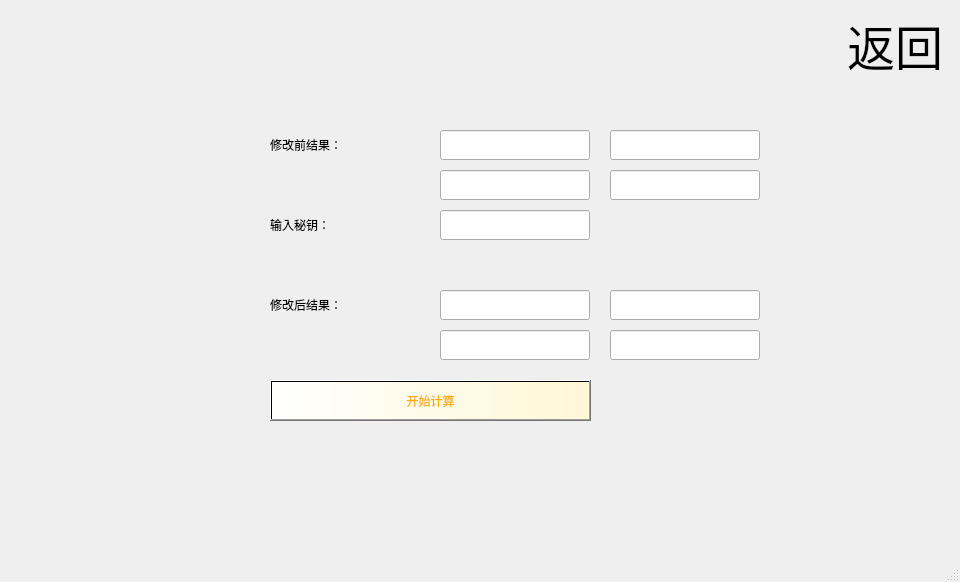
<?xml version="1.0" encoding="UTF-8"?>
<ui version="4.0">
 <class>figure_4</class>
 <widget class="QMainWindow" name="figure_4">
  <property name="geometry">
   <rect>
    <x>0</x>
    <y>0</y>
    <width>960</width>
    <height>582</height>
   </rect>
  </property>
  <property name="windowTitle">
   <string>MainWindow</string>
  </property>
  <widget class="QWidget" name="centralwidget">
   <widget class="QLineEdit" name="lineEdit_3">
    <property name="geometry">
     <rect>
      <x>440</x>
      <y>290</y>
      <width>150</width>
      <height>30</height>
     </rect>
    </property>
   </widget>
   <widget class="QLineEdit" name="lineEdit">
    <property name="geometry">
     <rect>
      <x>440</x>
      <y>130</y>
      <width>150</width>
      <height>30</height>
     </rect>
    </property>
   </widget>
   <widget class="QLineEdit" name="lineEdit_9">
    <property name="geometry">
     <rect>
      <x>610</x>
      <y>330</y>
      <width>150</width>
      <height>30</height>
     </rect>
    </property>
   </widget>
   <widget class="QLineEdit" name="lineEdit_5">
    <property name="geometry">
     <rect>
      <x>610</x>
      <y>290</y>
      <width>150</width>
      <height>30</height>
     </rect>
    </property>
   </widget>
   <widget class="QLineEdit" name="lineEdit_2">
    <property name="geometry">
     <rect>
      <x>440</x>
      <y>210</y>
      <width>150</width>
      <height>30</height>
     </rect>
    </property>
   </widget>
   <widget class="QLabel" name="label_3">
    <property name="geometry">
     <rect>
      <x>270</x>
      <y>270</y>
      <width>160</width>
      <height>70</height>
     </rect>
    </property>
    <property name="styleSheet">
     <string notr="true">font: 16pt &quot;黑体&quot;;</string>
    </property>
    <property name="text">
     <string>&lt;html&gt;&lt;head/&gt;&lt;body&gt;&lt;p&gt;修改后结果：&lt;/p&gt;&lt;/body&gt;&lt;/html&gt;</string>
    </property>
   </widget>
   <widget class="QLabel" name="label_2">
    <property name="geometry">
     <rect>
      <x>270</x>
      <y>190</y>
      <width>100</width>
      <height>70</height>
     </rect>
    </property>
    <property name="styleSheet">
     <string notr="true">font: 16pt &quot;黑体&quot;;</string>
    </property>
    <property name="text">
     <string>&lt;html&gt;&lt;head/&gt;&lt;body&gt;&lt;p&gt;输入秘钥：&lt;/p&gt;&lt;/body&gt;&lt;/html&gt;</string>
    </property>
   </widget>
   <widget class="QLabel" name="label">
    <property name="geometry">
     <rect>
      <x>270</x>
      <y>110</y>
      <width>160</width>
      <height>70</height>
     </rect>
    </property>
    <property name="styleSheet">
     <string notr="true">font: 16pt &quot;黑体&quot;;</string>
    </property>
    <property name="text">
     <string>&lt;html&gt;&lt;head/&gt;&lt;body&gt;&lt;p&gt;修改前结果：&lt;/p&gt;&lt;/body&gt;&lt;/html&gt;</string>
    </property>
   </widget>
   <widget class="QLineEdit" name="lineEdit_4">
    <property name="geometry">
     <rect>
      <x>610</x>
      <y>130</y>
      <width>150</width>
      <height>30</height>
     </rect>
    </property>
   </widget>
   <widget class="QLineEdit" name="lineEdit_6">
    <property name="geometry">
     <rect>
      <x>440</x>
      <y>170</y>
      <width>150</width>
      <height>30</height>
     </rect>
    </property>
   </widget>
   <widget class="QLabel" name="label_4">
    <property name="geometry">
     <rect>
      <x>0</x>
      <y>0</y>
      <width>960</width>
      <height>540</height>
     </rect>
    </property>
    <property name="styleSheet">
     <string notr="true">image: url(:/background2.png);</string>
    </property>
    <property name="text">
     <string/>
    </property>
   </widget>
   <widget class="QLineEdit" name="lineEdit_8">
    <property name="geometry">
     <rect>
      <x>440</x>
      <y>330</y>
      <width>150</width>
      <height>30</height>
     </rect>
    </property>
   </widget>
   <widget class="QPushButton" name="pushButton">
    <property name="geometry">
     <rect>
      <x>270</x>
      <y>380</y>
      <width>321</width>
      <height>41</height>
     </rect>
    </property>
    <property name="styleSheet">
     <string notr="true">font: 28pt &quot;黑体&quot;;
color: rgb(255, 170, 0);
background-color: qlineargradient(spread:pad, x1:0, y1:0, x2:1, y2:0, stop:0 rgba(255,255, 255,255), stop:1 rgb(255, 247, 213));
</string>
    </property>
    <property name="text">
     <string>开始计算</string>
    </property>
   </widget>
   <widget class="QLineEdit" name="lineEdit_7">
    <property name="geometry">
     <rect>
      <x>610</x>
      <y>170</y>
      <width>150</width>
      <height>30</height>
     </rect>
    </property>
   </widget>
   <widget class="QLabel" name="label_6">
    <property name="geometry">
     <rect>
      <x>840</x>
      <y>10</y>
      <width>110</width>
      <height>60</height>
     </rect>
    </property>
    <property name="text">
     <string>&lt;html&gt;&lt;head/&gt;&lt;body&gt;&lt;p align=&quot;center&quot;&gt;&lt;span style=&quot; font-size:36pt;&quot;&gt;返回&lt;/span&gt;&lt;/p&gt;&lt;/body&gt;&lt;/html&gt;</string>
    </property>
   </widget>
   <zorder>label_4</zorder>
   <zorder>lineEdit_3</zorder>
   <zorder>lineEdit</zorder>
   <zorder>lineEdit_9</zorder>
   <zorder>lineEdit_5</zorder>
   <zorder>lineEdit_2</zorder>
   <zorder>label_3</zorder>
   <zorder>label_2</zorder>
   <zorder>label</zorder>
   <zorder>lineEdit_4</zorder>
   <zorder>lineEdit_6</zorder>
   <zorder>lineEdit_8</zorder>
   <zorder>pushButton</zorder>
   <zorder>lineEdit_7</zorder>
   <zorder>label_6</zorder>
  </widget>
  <widget class="QMenuBar" name="menubar">
   <property name="geometry">
    <rect>
     <x>0</x>
     <y>0</y>
     <width>960</width>
     <height>22</height>
    </rect>
   </property>
  </widget>
  <widget class="QStatusBar" name="statusbar"/>
 </widget>
 <resources/>
 <connections/>
</ui>
